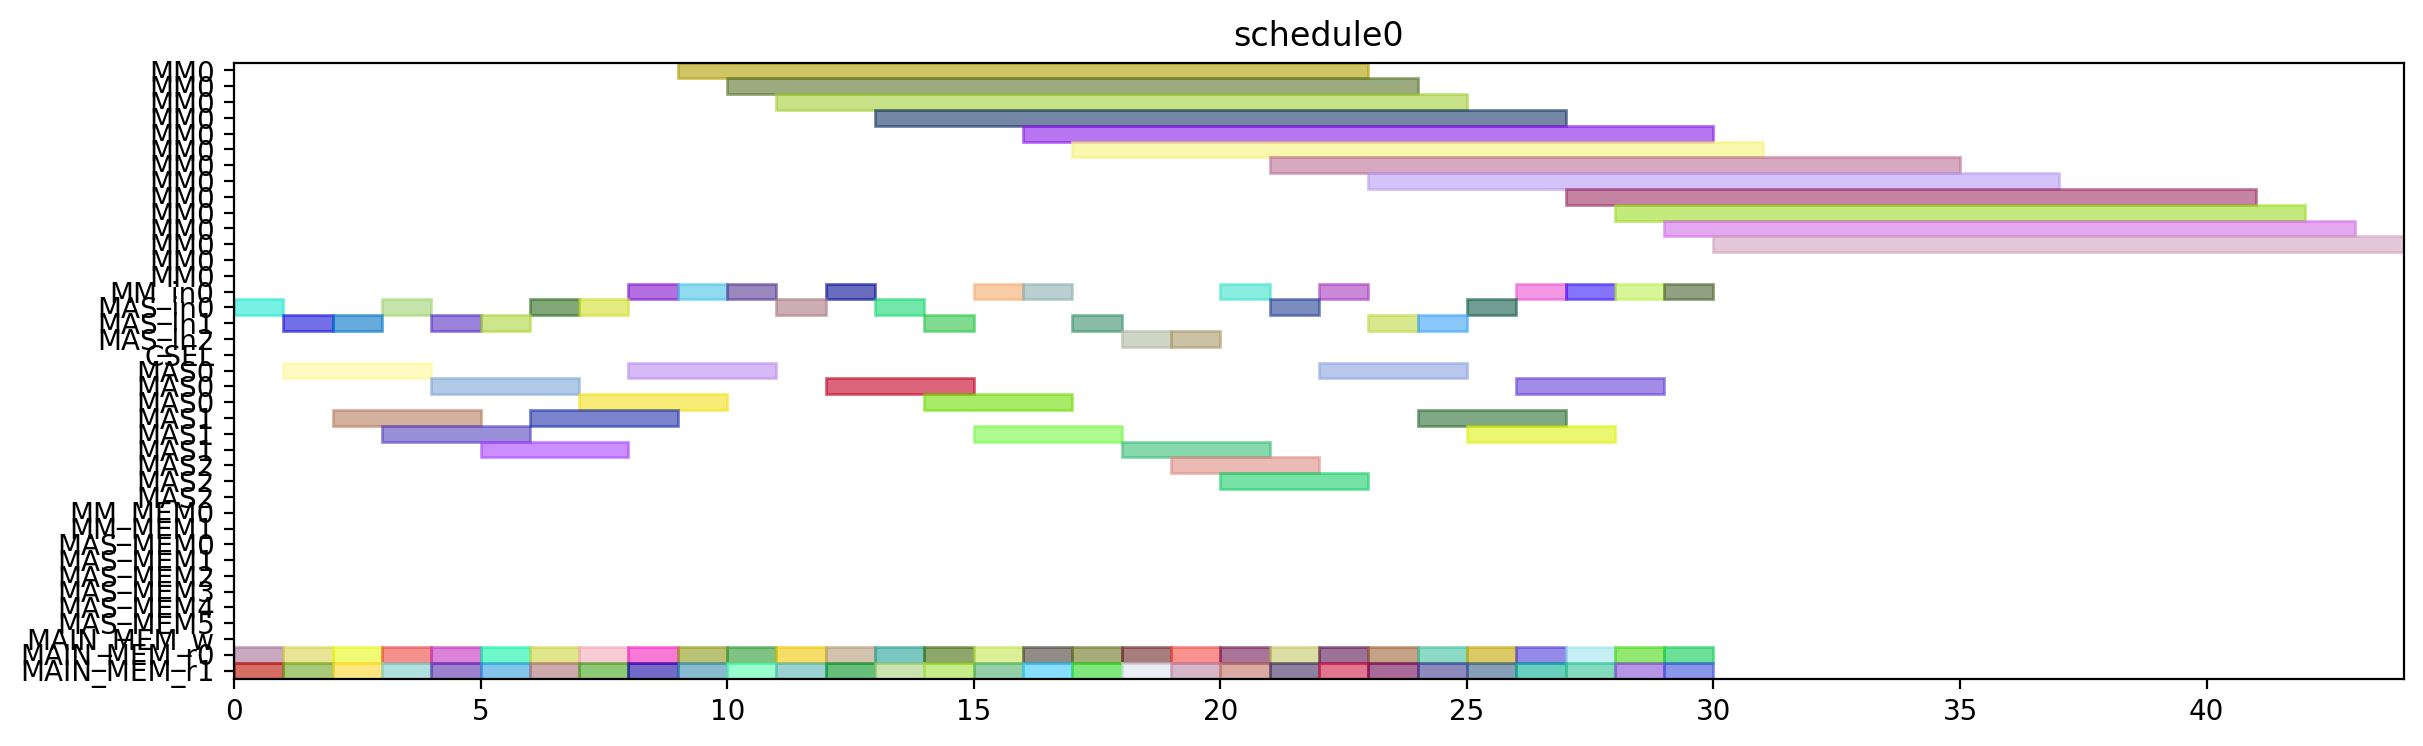

Here is the Python script that generated this plot:
from pyschedule import Scenario, solvers, plotters, alt


def solve():
	horizon = 120
	S = Scenario("schedule0", horizon=horizon)

	# resource
	MM = S.Resources('MM', num=1, size=14)
	MM_in = S.Resources('MM_in', num=1)
	MAS_in = S.Resources('MAS_in', num=3)
	CSEL = S.Resource('CSEL')
	MAS = S.Resources('MAS', num=3, size=3, periods=range(1, horizon))
	MM_MEM = S.Resources('MM_MEM', num=2)
	MAS_MEM = S.Resources('MAS_MEM', num=6)
	MAIN_MEM_w = S.Resource('MAIN_MEM_w', size=1)
	MAIN_MEM_r = S.Resources('MAIN_MEM_r', num=2)

	# result of previous scheduling

	# new tasks
	T1_t0 = S.Task('T1_t0', length=3, delay_cost=1)
	T1_t0 += alt(MAS)
	T1_t0_in = S.Task('T1_t0_in', length=1, delay_cost=1)
	T1_t0_in += alt(MAS_in)
	S += T1_t0_in*MAS_in[0]<=T1_t0*MAS[0]

	S += T1_t0_in*MAS_in[1]<=T1_t0*MAS[1]

	S += T1_t0_in*MAS_in[2]<=T1_t0*MAS[2]

	T1_t0_mem0 = S.Task('T1_t0_mem0', length=1, delay_cost=1)
	T1_t0_mem0 += MAIN_MEM_r[0]
	S += T1_t0_mem0 <= T1_t0

	T1_t0_mem1 = S.Task('T1_t0_mem1', length=1, delay_cost=1)
	T1_t0_mem1 += MAIN_MEM_r[1]
	S += T1_t0_mem1 <= T1_t0

	T1_t1 = S.Task('T1_t1', length=3, delay_cost=1)
	T1_t1 += alt(MAS)
	T1_t1_in = S.Task('T1_t1_in', length=1, delay_cost=1)
	T1_t1_in += alt(MAS_in)
	S += T1_t1_in*MAS_in[0]<=T1_t1*MAS[0]

	S += T1_t1_in*MAS_in[1]<=T1_t1*MAS[1]

	S += T1_t1_in*MAS_in[2]<=T1_t1*MAS[2]

	T1_t1_mem0 = S.Task('T1_t1_mem0', length=1, delay_cost=1)
	T1_t1_mem0 += MAIN_MEM_r[0]
	S += T1_t1_mem0 <= T1_t1

	T1_t1_mem1 = S.Task('T1_t1_mem1', length=1, delay_cost=1)
	T1_t1_mem1 += MAIN_MEM_r[1]
	S += T1_t1_mem1 <= T1_t1

	T1_t3 = S.Task('T1_t3', length=14, delay_cost=1)
	T1_t3 += alt(MM)
	T1_t3_in = S.Task('T1_t3_in', length=1, delay_cost=1)
	T1_t3_in += alt(MM_in)
	S += T1_t3_in*MM_in[0]<=T1_t3*MM[0]
	T1_t3_mem0 = S.Task('T1_t3_mem0', length=1, delay_cost=1)
	T1_t3_mem0 += MAIN_MEM_r[0]
	S += T1_t3_mem0 <= T1_t3

	T1_t3_mem1 = S.Task('T1_t3_mem1', length=1, delay_cost=1)
	T1_t3_mem1 += MAIN_MEM_r[1]
	S += T1_t3_mem1 <= T1_t3

	T2_t0 = S.Task('T2_t0', length=14, delay_cost=1)
	T2_t0 += alt(MM)
	T2_t0_in = S.Task('T2_t0_in', length=1, delay_cost=1)
	T2_t0_in += alt(MM_in)
	S += T2_t0_in*MM_in[0]<=T2_t0*MM[0]
	T2_t0_mem0 = S.Task('T2_t0_mem0', length=1, delay_cost=1)
	T2_t0_mem0 += MAIN_MEM_r[0]
	S += T2_t0_mem0 <= T2_t0

	T2_t0_mem1 = S.Task('T2_t0_mem1', length=1, delay_cost=1)
	T2_t0_mem1 += MAIN_MEM_r[1]
	S += T2_t0_mem1 <= T2_t0

	T2_t1 = S.Task('T2_t1', length=14, delay_cost=1)
	T2_t1 += alt(MM)
	T2_t1_in = S.Task('T2_t1_in', length=1, delay_cost=1)
	T2_t1_in += alt(MM_in)
	S += T2_t1_in*MM_in[0]<=T2_t1*MM[0]
	T2_t1_mem0 = S.Task('T2_t1_mem0', length=1, delay_cost=1)
	T2_t1_mem0 += MAIN_MEM_r[0]
	S += T2_t1_mem0 <= T2_t1

	T2_t1_mem1 = S.Task('T2_t1_mem1', length=1, delay_cost=1)
	T2_t1_mem1 += MAIN_MEM_r[1]
	S += T2_t1_mem1 <= T2_t1

	T2_t2 = S.Task('T2_t2', length=3, delay_cost=1)
	T2_t2 += alt(MAS)
	T2_t2_in = S.Task('T2_t2_in', length=1, delay_cost=1)
	T2_t2_in += alt(MAS_in)
	S += T2_t2_in*MAS_in[0]<=T2_t2*MAS[0]

	S += T2_t2_in*MAS_in[1]<=T2_t2*MAS[1]

	S += T2_t2_in*MAS_in[2]<=T2_t2*MAS[2]

	T2_t2_mem0 = S.Task('T2_t2_mem0', length=1, delay_cost=1)
	T2_t2_mem0 += MAIN_MEM_r[0]
	S += T2_t2_mem0 <= T2_t2

	T2_t2_mem1 = S.Task('T2_t2_mem1', length=1, delay_cost=1)
	T2_t2_mem1 += MAIN_MEM_r[1]
	S += T2_t2_mem1 <= T2_t2

	T2_t3 = S.Task('T2_t3', length=3, delay_cost=1)
	T2_t3 += alt(MAS)
	T2_t3_in = S.Task('T2_t3_in', length=1, delay_cost=1)
	T2_t3_in += alt(MAS_in)
	S += T2_t3_in*MAS_in[0]<=T2_t3*MAS[0]

	S += T2_t3_in*MAS_in[1]<=T2_t3*MAS[1]

	S += T2_t3_in*MAS_in[2]<=T2_t3*MAS[2]

	T2_t3_mem0 = S.Task('T2_t3_mem0', length=1, delay_cost=1)
	T2_t3_mem0 += MAIN_MEM_r[0]
	S += T2_t3_mem0 <= T2_t3

	T2_t3_mem1 = S.Task('T2_t3_mem1', length=1, delay_cost=1)
	T2_t3_mem1 += MAIN_MEM_r[1]
	S += T2_t3_mem1 <= T2_t3

	T3_t0 = S.Task('T3_t0', length=14, delay_cost=1)
	T3_t0 += alt(MM)
	T3_t0_in = S.Task('T3_t0_in', length=1, delay_cost=1)
	T3_t0_in += alt(MM_in)
	S += T3_t0_in*MM_in[0]<=T3_t0*MM[0]
	T3_t0_mem0 = S.Task('T3_t0_mem0', length=1, delay_cost=1)
	T3_t0_mem0 += MAIN_MEM_r[0]
	S += T3_t0_mem0 <= T3_t0

	T3_t0_mem1 = S.Task('T3_t0_mem1', length=1, delay_cost=1)
	T3_t0_mem1 += MAIN_MEM_r[1]
	S += T3_t0_mem1 <= T3_t0

	T3_t1 = S.Task('T3_t1', length=14, delay_cost=1)
	T3_t1 += alt(MM)
	T3_t1_in = S.Task('T3_t1_in', length=1, delay_cost=1)
	T3_t1_in += alt(MM_in)
	S += T3_t1_in*MM_in[0]<=T3_t1*MM[0]
	T3_t1_mem0 = S.Task('T3_t1_mem0', length=1, delay_cost=1)
	T3_t1_mem0 += MAIN_MEM_r[0]
	S += T3_t1_mem0 <= T3_t1

	T3_t1_mem1 = S.Task('T3_t1_mem1', length=1, delay_cost=1)
	T3_t1_mem1 += MAIN_MEM_r[1]
	S += T3_t1_mem1 <= T3_t1

	T3_t2 = S.Task('T3_t2', length=3, delay_cost=1)
	T3_t2 += alt(MAS)
	T3_t2_in = S.Task('T3_t2_in', length=1, delay_cost=1)
	T3_t2_in += alt(MAS_in)
	S += T3_t2_in*MAS_in[0]<=T3_t2*MAS[0]

	S += T3_t2_in*MAS_in[1]<=T3_t2*MAS[1]

	S += T3_t2_in*MAS_in[2]<=T3_t2*MAS[2]

	T3_t2_mem0 = S.Task('T3_t2_mem0', length=1, delay_cost=1)
	T3_t2_mem0 += MAIN_MEM_r[0]
	S += T3_t2_mem0 <= T3_t2

	T3_t2_mem1 = S.Task('T3_t2_mem1', length=1, delay_cost=1)
	T3_t2_mem1 += MAIN_MEM_r[1]
	S += T3_t2_mem1 <= T3_t2

	T3_t3 = S.Task('T3_t3', length=3, delay_cost=1)
	T3_t3 += alt(MAS)
	T3_t3_in = S.Task('T3_t3_in', length=1, delay_cost=1)
	T3_t3_in += alt(MAS_in)
	S += T3_t3_in*MAS_in[0]<=T3_t3*MAS[0]

	S += T3_t3_in*MAS_in[1]<=T3_t3*MAS[1]

	S += T3_t3_in*MAS_in[2]<=T3_t3*MAS[2]

	T3_t3_mem0 = S.Task('T3_t3_mem0', length=1, delay_cost=1)
	T3_t3_mem0 += MAIN_MEM_r[0]
	S += T3_t3_mem0 <= T3_t3

	T3_t3_mem1 = S.Task('T3_t3_mem1', length=1, delay_cost=1)
	T3_t3_mem1 += MAIN_MEM_r[1]
	S += T3_t3_mem1 <= T3_t3

	T4_t0 = S.Task('T4_t0', length=14, delay_cost=1)
	T4_t0 += alt(MM)
	T4_t0_in = S.Task('T4_t0_in', length=1, delay_cost=1)
	T4_t0_in += alt(MM_in)
	S += T4_t0_in*MM_in[0]<=T4_t0*MM[0]
	T4_t0_mem0 = S.Task('T4_t0_mem0', length=1, delay_cost=1)
	T4_t0_mem0 += MAIN_MEM_r[0]
	S += T4_t0_mem0 <= T4_t0

	T4_t0_mem1 = S.Task('T4_t0_mem1', length=1, delay_cost=1)
	T4_t0_mem1 += MAIN_MEM_r[1]
	S += T4_t0_mem1 <= T4_t0

	T4_t1 = S.Task('T4_t1', length=14, delay_cost=1)
	T4_t1 += alt(MM)
	T4_t1_in = S.Task('T4_t1_in', length=1, delay_cost=1)
	T4_t1_in += alt(MM_in)
	S += T4_t1_in*MM_in[0]<=T4_t1*MM[0]
	T4_t1_mem0 = S.Task('T4_t1_mem0', length=1, delay_cost=1)
	T4_t1_mem0 += MAIN_MEM_r[0]
	S += T4_t1_mem0 <= T4_t1

	T4_t1_mem1 = S.Task('T4_t1_mem1', length=1, delay_cost=1)
	T4_t1_mem1 += MAIN_MEM_r[1]
	S += T4_t1_mem1 <= T4_t1

	T4_t2 = S.Task('T4_t2', length=3, delay_cost=1)
	T4_t2 += alt(MAS)
	T4_t2_in = S.Task('T4_t2_in', length=1, delay_cost=1)
	T4_t2_in += alt(MAS_in)
	S += T4_t2_in*MAS_in[0]<=T4_t2*MAS[0]

	S += T4_t2_in*MAS_in[1]<=T4_t2*MAS[1]

	S += T4_t2_in*MAS_in[2]<=T4_t2*MAS[2]

	T4_t2_mem0 = S.Task('T4_t2_mem0', length=1, delay_cost=1)
	T4_t2_mem0 += MAIN_MEM_r[0]
	S += T4_t2_mem0 <= T4_t2

	T4_t2_mem1 = S.Task('T4_t2_mem1', length=1, delay_cost=1)
	T4_t2_mem1 += MAIN_MEM_r[1]
	S += T4_t2_mem1 <= T4_t2

	T4_t3 = S.Task('T4_t3', length=3, delay_cost=1)
	T4_t3 += alt(MAS)
	T4_t3_in = S.Task('T4_t3_in', length=1, delay_cost=1)
	T4_t3_in += alt(MAS_in)
	S += T4_t3_in*MAS_in[0]<=T4_t3*MAS[0]

	S += T4_t3_in*MAS_in[1]<=T4_t3*MAS[1]

	S += T4_t3_in*MAS_in[2]<=T4_t3*MAS[2]

	T4_t3_mem0 = S.Task('T4_t3_mem0', length=1, delay_cost=1)
	T4_t3_mem0 += MAIN_MEM_r[0]
	S += T4_t3_mem0 <= T4_t3

	T4_t3_mem1 = S.Task('T4_t3_mem1', length=1, delay_cost=1)
	T4_t3_mem1 += MAIN_MEM_r[1]
	S += T4_t3_mem1 <= T4_t3

	T5_t0 = S.Task('T5_t0', length=3, delay_cost=1)
	T5_t0 += alt(MAS)
	T5_t0_in = S.Task('T5_t0_in', length=1, delay_cost=1)
	T5_t0_in += alt(MAS_in)
	S += T5_t0_in*MAS_in[0]<=T5_t0*MAS[0]

	S += T5_t0_in*MAS_in[1]<=T5_t0*MAS[1]

	S += T5_t0_in*MAS_in[2]<=T5_t0*MAS[2]

	T5_t0_mem0 = S.Task('T5_t0_mem0', length=1, delay_cost=1)
	T5_t0_mem0 += MAIN_MEM_r[0]
	S += T5_t0_mem0 <= T5_t0

	T5_t0_mem1 = S.Task('T5_t0_mem1', length=1, delay_cost=1)
	T5_t0_mem1 += MAIN_MEM_r[1]
	S += T5_t0_mem1 <= T5_t0

	T5_t1 = S.Task('T5_t1', length=3, delay_cost=1)
	T5_t1 += alt(MAS)
	T5_t1_in = S.Task('T5_t1_in', length=1, delay_cost=1)
	T5_t1_in += alt(MAS_in)
	S += T5_t1_in*MAS_in[0]<=T5_t1*MAS[0]

	S += T5_t1_in*MAS_in[1]<=T5_t1*MAS[1]

	S += T5_t1_in*MAS_in[2]<=T5_t1*MAS[2]

	T5_t1_mem0 = S.Task('T5_t1_mem0', length=1, delay_cost=1)
	T5_t1_mem0 += MAIN_MEM_r[0]
	S += T5_t1_mem0 <= T5_t1

	T5_t1_mem1 = S.Task('T5_t1_mem1', length=1, delay_cost=1)
	T5_t1_mem1 += MAIN_MEM_r[1]
	S += T5_t1_mem1 <= T5_t1

	T5_t3 = S.Task('T5_t3', length=14, delay_cost=1)
	T5_t3 += alt(MM)
	T5_t3_in = S.Task('T5_t3_in', length=1, delay_cost=1)
	T5_t3_in += alt(MM_in)
	S += T5_t3_in*MM_in[0]<=T5_t3*MM[0]
	T5_t3_mem0 = S.Task('T5_t3_mem0', length=1, delay_cost=1)
	T5_t3_mem0 += MAIN_MEM_r[0]
	S += T5_t3_mem0 <= T5_t3

	T5_t3_mem1 = S.Task('T5_t3_mem1', length=1, delay_cost=1)
	T5_t3_mem1 += MAIN_MEM_r[1]
	S += T5_t3_mem1 <= T5_t3

	T6_t0 = S.Task('T6_t0', length=14, delay_cost=1)
	T6_t0 += alt(MM)
	T6_t0_in = S.Task('T6_t0_in', length=1, delay_cost=1)
	T6_t0_in += alt(MM_in)
	S += T6_t0_in*MM_in[0]<=T6_t0*MM[0]
	T6_t0_mem0 = S.Task('T6_t0_mem0', length=1, delay_cost=1)
	T6_t0_mem0 += MAIN_MEM_r[0]
	S += T6_t0_mem0 <= T6_t0

	T6_t0_mem1 = S.Task('T6_t0_mem1', length=1, delay_cost=1)
	T6_t0_mem1 += MAIN_MEM_r[1]
	S += T6_t0_mem1 <= T6_t0

	T6_t1 = S.Task('T6_t1', length=14, delay_cost=1)
	T6_t1 += alt(MM)
	T6_t1_in = S.Task('T6_t1_in', length=1, delay_cost=1)
	T6_t1_in += alt(MM_in)
	S += T6_t1_in*MM_in[0]<=T6_t1*MM[0]
	T6_t1_mem0 = S.Task('T6_t1_mem0', length=1, delay_cost=1)
	T6_t1_mem0 += MAIN_MEM_r[0]
	S += T6_t1_mem0 <= T6_t1

	T6_t1_mem1 = S.Task('T6_t1_mem1', length=1, delay_cost=1)
	T6_t1_mem1 += MAIN_MEM_r[1]
	S += T6_t1_mem1 <= T6_t1

	T6_t2 = S.Task('T6_t2', length=3, delay_cost=1)
	T6_t2 += alt(MAS)
	T6_t2_in = S.Task('T6_t2_in', length=1, delay_cost=1)
	T6_t2_in += alt(MAS_in)
	S += T6_t2_in*MAS_in[0]<=T6_t2*MAS[0]

	S += T6_t2_in*MAS_in[1]<=T6_t2*MAS[1]

	S += T6_t2_in*MAS_in[2]<=T6_t2*MAS[2]

	T6_t2_mem0 = S.Task('T6_t2_mem0', length=1, delay_cost=1)
	T6_t2_mem0 += MAIN_MEM_r[0]
	S += T6_t2_mem0 <= T6_t2

	T6_t2_mem1 = S.Task('T6_t2_mem1', length=1, delay_cost=1)
	T6_t2_mem1 += MAIN_MEM_r[1]
	S += T6_t2_mem1 <= T6_t2

	T6_t3 = S.Task('T6_t3', length=3, delay_cost=1)
	T6_t3 += alt(MAS)
	T6_t3_in = S.Task('T6_t3_in', length=1, delay_cost=1)
	T6_t3_in += alt(MAS_in)
	S += T6_t3_in*MAS_in[0]<=T6_t3*MAS[0]

	S += T6_t3_in*MAS_in[1]<=T6_t3*MAS[1]

	S += T6_t3_in*MAS_in[2]<=T6_t3*MAS[2]

	T6_t3_mem0 = S.Task('T6_t3_mem0', length=1, delay_cost=1)
	T6_t3_mem0 += MAIN_MEM_r[0]
	S += T6_t3_mem0 <= T6_t3

	T6_t3_mem1 = S.Task('T6_t3_mem1', length=1, delay_cost=1)
	T6_t3_mem1 += MAIN_MEM_r[1]
	S += T6_t3_mem1 <= T6_t3

	T7_t0 = S.Task('T7_t0', length=14, delay_cost=1)
	T7_t0 += alt(MM)
	T7_t0_in = S.Task('T7_t0_in', length=1, delay_cost=1)
	T7_t0_in += alt(MM_in)
	S += T7_t0_in*MM_in[0]<=T7_t0*MM[0]
	T7_t0_mem0 = S.Task('T7_t0_mem0', length=1, delay_cost=1)
	T7_t0_mem0 += MAIN_MEM_r[0]
	S += T7_t0_mem0 <= T7_t0

	T7_t0_mem1 = S.Task('T7_t0_mem1', length=1, delay_cost=1)
	T7_t0_mem1 += MAIN_MEM_r[1]
	S += T7_t0_mem1 <= T7_t0

	T7_t1 = S.Task('T7_t1', length=14, delay_cost=1)
	T7_t1 += alt(MM)
	T7_t1_in = S.Task('T7_t1_in', length=1, delay_cost=1)
	T7_t1_in += alt(MM_in)
	S += T7_t1_in*MM_in[0]<=T7_t1*MM[0]
	T7_t1_mem0 = S.Task('T7_t1_mem0', length=1, delay_cost=1)
	T7_t1_mem0 += MAIN_MEM_r[0]
	S += T7_t1_mem0 <= T7_t1

	T7_t1_mem1 = S.Task('T7_t1_mem1', length=1, delay_cost=1)
	T7_t1_mem1 += MAIN_MEM_r[1]
	S += T7_t1_mem1 <= T7_t1

	T7_t2 = S.Task('T7_t2', length=3, delay_cost=1)
	T7_t2 += alt(MAS)
	T7_t2_in = S.Task('T7_t2_in', length=1, delay_cost=1)
	T7_t2_in += alt(MAS_in)
	S += T7_t2_in*MAS_in[0]<=T7_t2*MAS[0]

	S += T7_t2_in*MAS_in[1]<=T7_t2*MAS[1]

	S += T7_t2_in*MAS_in[2]<=T7_t2*MAS[2]

	T7_t2_mem0 = S.Task('T7_t2_mem0', length=1, delay_cost=1)
	T7_t2_mem0 += MAIN_MEM_r[0]
	S += T7_t2_mem0 <= T7_t2

	T7_t2_mem1 = S.Task('T7_t2_mem1', length=1, delay_cost=1)
	T7_t2_mem1 += MAIN_MEM_r[1]
	S += T7_t2_mem1 <= T7_t2

	T7_t3 = S.Task('T7_t3', length=3, delay_cost=1)
	T7_t3 += alt(MAS)
	T7_t3_in = S.Task('T7_t3_in', length=1, delay_cost=1)
	T7_t3_in += alt(MAS_in)
	S += T7_t3_in*MAS_in[0]<=T7_t3*MAS[0]

	S += T7_t3_in*MAS_in[1]<=T7_t3*MAS[1]

	S += T7_t3_in*MAS_in[2]<=T7_t3*MAS[2]

	T7_t3_mem0 = S.Task('T7_t3_mem0', length=1, delay_cost=1)
	T7_t3_mem0 += MAIN_MEM_r[0]
	S += T7_t3_mem0 <= T7_t3

	T7_t3_mem1 = S.Task('T7_t3_mem1', length=1, delay_cost=1)
	T7_t3_mem1 += MAIN_MEM_r[1]
	S += T7_t3_mem1 <= T7_t3

	T8_t2 = S.Task('T8_t2', length=3, delay_cost=1)
	T8_t2 += alt(MAS)
	T8_t2_in = S.Task('T8_t2_in', length=1, delay_cost=1)
	T8_t2_in += alt(MAS_in)
	S += T8_t2_in*MAS_in[0]<=T8_t2*MAS[0]

	S += T8_t2_in*MAS_in[1]<=T8_t2*MAS[1]

	S += T8_t2_in*MAS_in[2]<=T8_t2*MAS[2]

	T8_t2_mem0 = S.Task('T8_t2_mem0', length=1, delay_cost=1)
	T8_t2_mem0 += MAIN_MEM_r[0]
	S += T8_t2_mem0 <= T8_t2

	T8_t2_mem1 = S.Task('T8_t2_mem1', length=1, delay_cost=1)
	T8_t2_mem1 += MAIN_MEM_r[1]
	S += T8_t2_mem1 <= T8_t2

	T9_t2 = S.Task('T9_t2', length=3, delay_cost=1)
	T9_t2 += alt(MAS)
	T9_t2_in = S.Task('T9_t2_in', length=1, delay_cost=1)
	T9_t2_in += alt(MAS_in)
	S += T9_t2_in*MAS_in[0]<=T9_t2*MAS[0]

	S += T9_t2_in*MAS_in[1]<=T9_t2*MAS[1]

	S += T9_t2_in*MAS_in[2]<=T9_t2*MAS[2]

	T9_t2_mem0 = S.Task('T9_t2_mem0', length=1, delay_cost=1)
	T9_t2_mem0 += MAIN_MEM_r[0]
	S += T9_t2_mem0 <= T9_t2

	T9_t2_mem1 = S.Task('T9_t2_mem1', length=1, delay_cost=1)
	T9_t2_mem1 += MAIN_MEM_r[1]
	S += T9_t2_mem1 <= T9_t2

	T10_t2 = S.Task('T10_t2', length=3, delay_cost=1)
	T10_t2 += alt(MAS)
	T10_t2_in = S.Task('T10_t2_in', length=1, delay_cost=1)
	T10_t2_in += alt(MAS_in)
	S += T10_t2_in*MAS_in[0]<=T10_t2*MAS[0]

	S += T10_t2_in*MAS_in[1]<=T10_t2*MAS[1]

	S += T10_t2_in*MAS_in[2]<=T10_t2*MAS[2]

	T10_t2_mem0 = S.Task('T10_t2_mem0', length=1, delay_cost=1)
	T10_t2_mem0 += MAIN_MEM_r[0]
	S += T10_t2_mem0 <= T10_t2

	T10_t2_mem1 = S.Task('T10_t2_mem1', length=1, delay_cost=1)
	T10_t2_mem1 += MAIN_MEM_r[1]
	S += T10_t2_mem1 <= T10_t2

	T11_t2 = S.Task('T11_t2', length=3, delay_cost=1)
	T11_t2 += alt(MAS)
	T11_t2_in = S.Task('T11_t2_in', length=1, delay_cost=1)
	T11_t2_in += alt(MAS_in)
	S += T11_t2_in*MAS_in[0]<=T11_t2*MAS[0]

	S += T11_t2_in*MAS_in[1]<=T11_t2*MAS[1]

	S += T11_t2_in*MAS_in[2]<=T11_t2*MAS[2]

	T11_t2_mem0 = S.Task('T11_t2_mem0', length=1, delay_cost=1)
	T11_t2_mem0 += MAIN_MEM_r[0]
	S += T11_t2_mem0 <= T11_t2

	T11_t2_mem1 = S.Task('T11_t2_mem1', length=1, delay_cost=1)
	T11_t2_mem1 += MAIN_MEM_r[1]
	S += T11_t2_mem1 <= T11_t2

	solvers.mip.solve(S,msg=1,kind='CPLEX',ratio_gap=1.01)

	solution = [['hoge']*len(S.solution()[1]) for i in range(len(S.solution()))]
	for i in range(len(S.solution())):
		for j in range(len(S.solution()[i])):
			solution[i][j]=str(S.solution()[i][j])
	print(solution)

	cycles = int(solution[-1][3])

	pic_file_name = "/mnt/rose/usr1/fukuda/ABE/multiRAM_multiMAS_16mux/scheduling_result/stage14MM1_stage3MAS3/EP2_LADDERMUL/schedule0.png"
	if(S.solution() != []):
		plotters.matplotlib.plot(S,img_filename=pic_file_name, show_task_labels=False, fig_size=(cycles*0.25+3, 4))

	return solution
